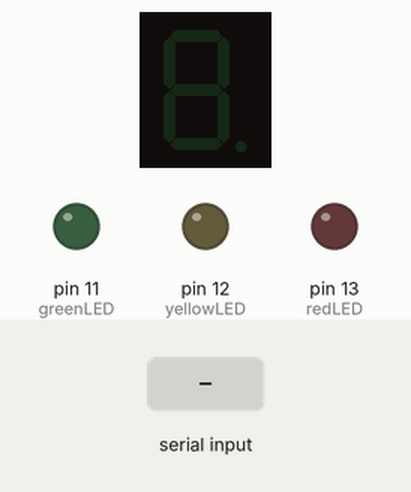
Simulated run of this sketch. Board: Arduino Uno, built with avr-gcc and run on an emulated ATmega328P. On the bench: 1-digit seven-segment display, output pins drawn as LEDs (lit = HIGH). Wiring (inferred from the names in the program): 1-digit 7-segment display, segments lit when HIGH: segments pin 10, pin 9, pin 8, pin 7, pin 6, pin 5, pin 4. The test bench sets the inputs (shaded band). The segment pins are drawn as the display they are named for; pins used as bus, display or sensor lines are not drawn.

Above: at 1.2 s.
1.3 s: "Y" received over Serial
At 1.9 s:
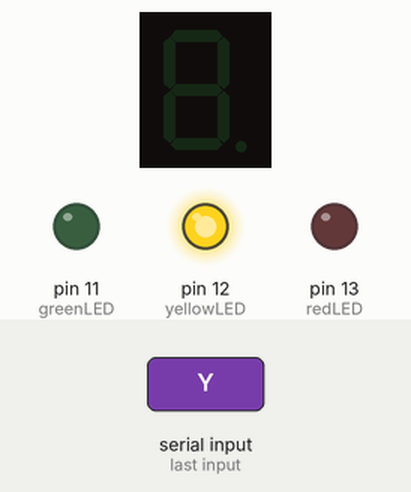
4.3 s: "R" received over Serial
At 5.4 s:
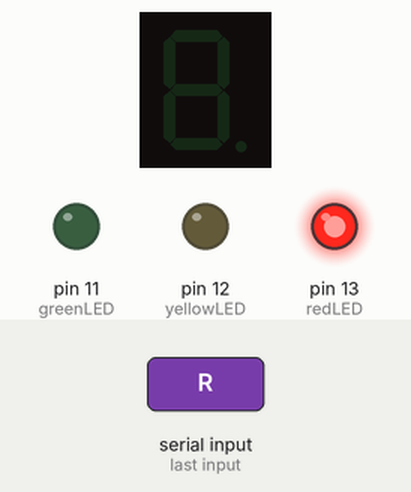
5.8 s: "G" received over Serial
At 6.5 s:
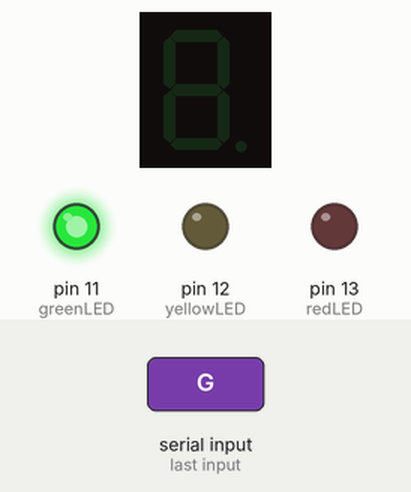
Timing chart, 0 to 8.8 s (numbered marks = the images above; inputs shaded):
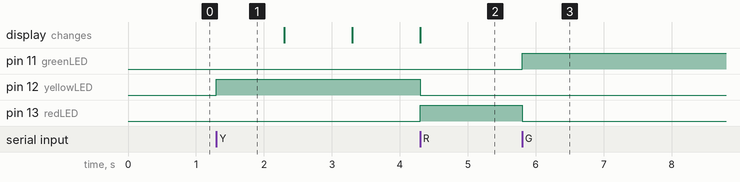

Measured:
- after the input at 1.3 s, pin 12 (yellowLED): LOW → HIGH at once
- after the input at 4.3 s, pin 12 (yellowLED): HIGH → LOW at once; pin 13 (redLED): LOW → HIGH at once
- after the input at 5.8 s, pin 11 (greenLED): LOW → HIGH at once; pin 13 (redLED): HIGH → LOW at once

The sketch:

Traffix.ino
```cpp
const int redLED = 13;
const int yellowLED = 12;
const int greenLED = 11;

// Segment pins A to G + optional DP (ignored here)
const int segmentPins[] = {10, 9, 8, 7, 6, 5, 4}; // A-G

// 7-segment digits (0-9)
const byte digits[10][7] = {
  {0, 1, 1, 1, 1, 1, 1},  // 0
  {0, 0, 0, 1, 0, 0, 1},  // 1
  {1, 0, 1, 1, 1, 1, 0},  // 2
  {1, 0, 1, 1, 0, 1, 1},  // 3
  {1, 1, 0, 1, 0, 0, 1},  // 4
  {1, 1, 1, 0, 0, 1, 1},  // 5
  {1, 1, 1, 0, 1, 1, 1},  // 6
  {0, 0, 1, 1, 0, 0, 1},  // 7
  {1, 1, 1, 1, 1, 1, 1},  // 8
  {1, 1, 1, 1, 0, 1, 1}   // 9
};

bool isCounting = false;
unsigned long lastCountdownTime = 0;
int countdownValue = 9;
char currentSignal = 'R';

void setup() {
  Serial.begin(9600);
  pinMode(redLED, OUTPUT);
  pinMode(yellowLED, OUTPUT);
  pinMode(greenLED, OUTPUT);

  for (int i = 0; i < 7; i++) {
    pinMode(segmentPins[i], OUTPUT);
  }
  clearDisplay();
}

void loop() {
  // Read incoming signal
  if (Serial.available()) {
    char signal = Serial.read();

    if (signal == 'R') {
      currentSignal = 'R';
      digitalWrite(redLED, HIGH);
      digitalWrite(yellowLED, LOW);
      digitalWrite(greenLED, LOW);
      clearDisplay();
      isCounting = false;

    } else if (signal == 'Y') {
      if (currentSignal != 'Y') {
        currentSignal = 'Y';
        digitalWrite(redLED, LOW);
        digitalWrite(yellowLED, HIGH);
        digitalWrite(greenLED, LOW);
        countdownValue = 9;
        lastCountdownTime = millis();
        isCounting = true;
      }

    } else if (signal == 'G') {
      currentSignal = 'G';
      digitalWrite(redLED, LOW);
      digitalWrite(yellowLED, LOW);
      digitalWrite(greenLED, HIGH);
      clearDisplay();
      isCounting = false;
    }
  }

  // Countdown logic for yellow phase
  if (isCounting && (millis() - lastCountdownTime >= 1000)) {
    displayDigit(countdownValue);
    countdownValue--;
    lastCountdownTime = millis();

    if (countdownValue < 0) {
      clearDisplay();
      isCounting = false;
    }
  }
}

void displayDigit(int num) {
  if (num < 0 || num > 9) return;
  for (int i = 0; i < 7; i++) {
    digitalWrite(segmentPins[i], digits[num][i]);
  }
}

void clearDisplay() {
  for (int i = 0; i < 7; i++) {
    digitalWrite(segmentPins[i], LOW);
  }
}
```
